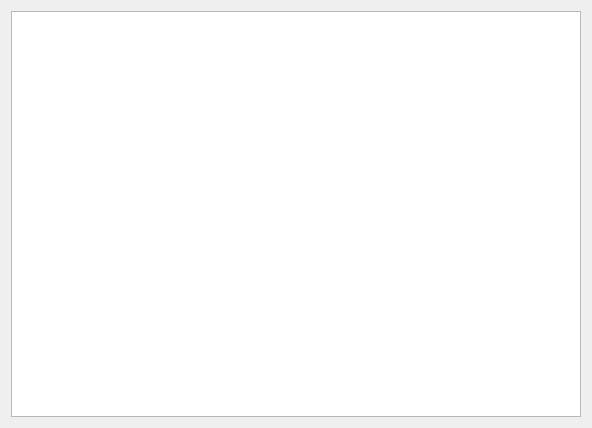
<?xml version="1.0" encoding="UTF-8"?>
<ui version="4.0">
 <class>PeriodicTable</class>
 <widget class="QWidget" name="PeriodicTable">
  <property name="geometry">
   <rect>
    <x>0</x>
    <y>0</y>
    <width>592</width>
    <height>428</height>
   </rect>
  </property>
  <property name="windowTitle">
   <string>Таблица Менделеева</string>
  </property>
  <layout class="QGridLayout" name="gridLayout">
   <item row="0" column="0">
    <widget class="QTableView" name="periodicTable_tv"/>
   </item>
  </layout>
 </widget>
 <layoutdefault spacing="6" margin="11"/>
 <resources/>
 <connections/>
</ui>
